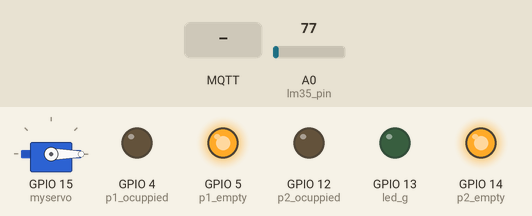
Bench run of a sketch on a simulated ESP8266 (NodeMCU). Shown: servo, output pins drawn as LEDs (lit = HIGH). The inputs (shaded band) are chosen by the test bench; at power-on: A0 (lm35_pin) = 77. WiFi joins after 1.5 s; servers stay silent unless stated; no MQTT or app messages arrive unless stated; what the sketch prints to the serial monitor is not drawn.

Above: at 3.2 s.
3.3 s: MQTT message "on" arrives on the first subscribed topic
At 3.8 s:
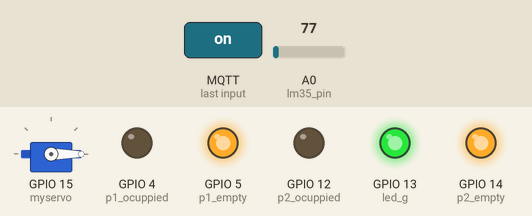
4.9 s: MQTT message "p1" arrives on the second subscribed topic
At 6.2 s:
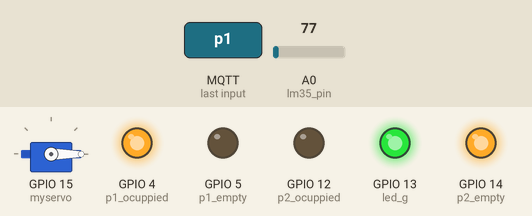
6.5 s: MQTT message "off" arrives on the first subscribed topic
At 7.8 s:
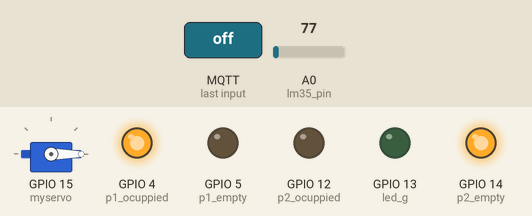
8.1 s: MQTT message "p2" arrives on the third subscribed topic
At 9.5 s:
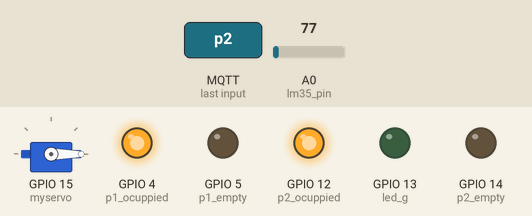
9.8 s: MQTT message "garage/p1" arrives on the second subscribed topic
At 11.1 s:
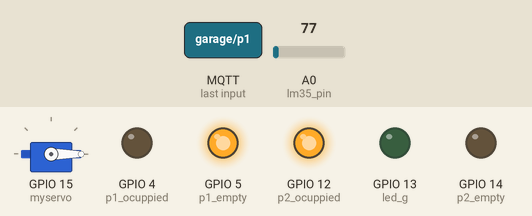
11.4 s: MQTT message "garage/p1" arrives on the third subscribed topic
At 12.6 s:
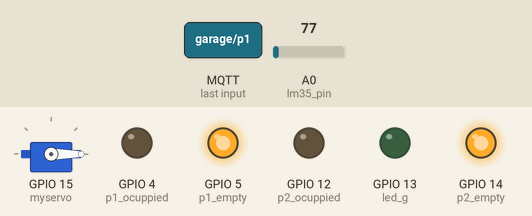
Timing chart, 0 to 14.0 s (numbered marks = the images above; inputs shaded):
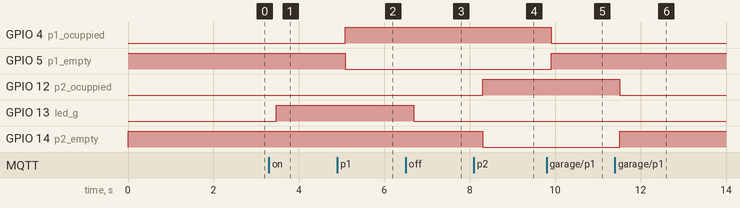

The sketch:

Sense-control_Node.ino
```cpp
#include <PubSubClient.h>
#include <ESP8266WiFi.h>
#include <Servo.h>
Servo myservo;


// Change the credentials below, so your ESP8266 connects to your router
const char* ssid = "Mohamed";
const char* password = "11223344";

// Change the variable to your Raspberry Pi IP address, so it connects to your MQTT broker
const char* mqtt_server = "broker.mqttdashboard.com";

// Initializes the espClient. You should change the espClient name if you have multiple ESPs running in your home automation system
WiFiClient mohamed;
PubSubClient client(mohamed);


const int lm35_pin = A0;  /* LM35 O/P pin */
const int p1_empty = 5;
const int p1_ocuppied = 4;
const int p2_empty = 14;
const int p2_ocuppied = 12;
const int led_g= 13;
int degree=0;


//Connect your NodeMCU to your router
void setup_wifi() {
  delay(10);
  Serial.begin(115200);
  Serial.println();

  Serial.print("Connecting to ");
  Serial.println(ssid);
  WiFi.mode(WIFI_STA);
  WiFi.begin(ssid, password);
  while (WiFi.status() != WL_CONNECTED) {
    delay(100);
    Serial.print(".");
  }
  Serial.println("");
  Serial.print("WiFi connected - NodeMCU IP address: ");
  Serial.println(WiFi.localIP());
}

// This functions is executed when some device publishes a message to a topic that your NodeMCU is subscribed to

void callback(String topic, byte* message, unsigned int length) {
  Serial.print("Message arrived on topic: ");
  Serial.print(topic);
  Serial.print(". Message: ");
  String messageInfo;

  for (int i = 0; i < length; i++) {
    Serial.print((char)message[i]);
    messageInfo += (char)message[i];
  }
  Serial.println();

  // If a message is received on the topic room/lamp, you check if the message is either on or off. Turns the lamp GPIO according to the message
  if(topic=="garage/p1"){
      Serial.print("Changing garage parking p1 Light to");
      if(messageInfo == "p1"){
        digitalWrite(p1_ocuppied , HIGH);
         digitalWrite(p1_empty ,LOW);
        Serial.print("ocuppied");
      }
      else {
          digitalWrite(p1_ocuppied , LOW);
         digitalWrite(p1_empty ,HIGH);
         Serial.print("empty");
      }
  }

  if(topic=="garage/p2"){
      Serial.print("Changing garage  parking p2 Light to ");
      if(messageInfo == "p2"){
        digitalWrite(p2_ocuppied , HIGH);
         digitalWrite(p2_empty ,LOW);

      }
      else {
    digitalWrite(p2_ocuppied , LOW);
         digitalWrite(p2_empty ,HIGH);
      }
  }

 if(topic=="garage/light"){
      Serial.print("Changing garage Light to ");
      if(messageInfo == "on"){
        digitalWrite(led_g, HIGH);
        Serial.print("On");
      }
      else if(messageInfo == "off"){
        digitalWrite(led_g, LOW);
        Serial.print("Off");
      }
  }
   if(topic=="garage/open"){
      Serial.print("openning garage door ");
      if(messageInfo == "open"){
            Serial.print("openning garage door ");
        for(degree=90; degree>0; degree-=1){
        myservo.write(degree);
       delay(3);
        }
      }
      else if(messageInfo == "close"){
            Serial.print("closeing garage door ");
        for(degree=0; degree<90; degree+=1){
        myservo.write(degree);
        delay(3);
        }
      }
  }
  Serial.println();
}

// This functions reconnects your ESP8266 to your MQTT broker
// Change the function below if you want to subscribe to more topics with your ESP8266
void reconnect() {
  // Loop until we're reconnected
  while (!client.connected()) {
    Serial.print("Attempting MQTT connection...");


    if (client.connect("mohamed")) {
      Serial.println("connected");
      // Subscribe or resubscribe to a topic
      // You can subscribe to more topics (to control more LEDs in this example)
      client.subscribe("garage/light");
      client.subscribe("garage/p1");
      client.subscribe("garage/p2");
      client.subscribe("garage/p3");
      client.subscribe("garage/p4");
      client.subscribe("garage/open");


    } else {
      Serial.print("failed, rc=");
//      Serial.print(client.state());
      Serial.println(" try again in 5 seconds");
      // Wait 5 seconds before retrying
      delay(5000);
    }
  }
}

// The setup function sets your ESP GPIOs to Outputs, starts the serial communication at a baud rate of 115200
// Sets your mqtt broker and sets the callback function
// The callback function is what receives messages and actually controls the LEDs
void setup() {
  pinMode(p1_empty , OUTPUT);
  pinMode( p1_ocuppied , OUTPUT);
  pinMode(p2_empty , OUTPUT);
  pinMode( p2_ocuppied , OUTPUT);
  pinMode(led_g , OUTPUT);
  digitalWrite(p1_empty ,HIGH);
  digitalWrite(p2_empty ,HIGH);
//pinMode(trigpin, OUTPUT); // declare ultrasonic sensor Echo pin as input
//pinMode(echopin, INPUT);  // declare ultrasonic sensor Trigger pin as Output

delay(500);
  Serial.begin(115200);
  setup_wifi();
  client.setServer(mqtt_server, 1883);
  client.setCallback(callback);
 myservo.attach(15); // declare Servo Motor as output
myservo.write(degree);
}

// For this project, you don't need to change anything in the loop function. Basically it ensures that the NodeMCU is connected to MQTT broker
void loop() {

  if (!client.connected()) {
    reconnect();
  }
  if(!client.loop())
    client.connect("mohamed");
static char  temp_adc_val;
static char temp_val;
  temp_adc_val = analogRead(lm35_pin);  /* Read Temperature */
  temp_val = (temp_adc_val * 4.88); /* Convert adc value to equivalent voltage */
  temp_val = (temp_val/10);
char tempString[8];
dtostrf(temp_val, 1, 2, tempString);

client.publish("garage/temp", tempString);
delay(200);

  }
```

Measured:
- after the input at 3.3 s, GPIO 13 (led_g): LOW → HIGH after 0.18 s
- after the input at 4.9 s, GPIO 4 (p1_ocuppied): LOW → HIGH after 0.18 s; GPIO 5 (p1_empty): HIGH → LOW after 0.18 s
- after the input at 6.5 s, GPIO 13 (led_g): HIGH → LOW after 0.19 s
- after the input at 8.1 s, GPIO 12 (p2_ocuppied): LOW → HIGH after 0.20 s; GPIO 14 (p2_empty): HIGH → LOW after 0.20 s
- after the input at 9.8 s, GPIO 4 (p1_ocuppied): HIGH → LOW after 0.11 s; GPIO 5 (p1_empty): LOW → HIGH after 0.11 s
- after the input at 11.4 s, GPIO 12 (p2_ocuppied): HIGH → LOW after 0.12 s; GPIO 14 (p2_empty): LOW → HIGH after 0.12 s
